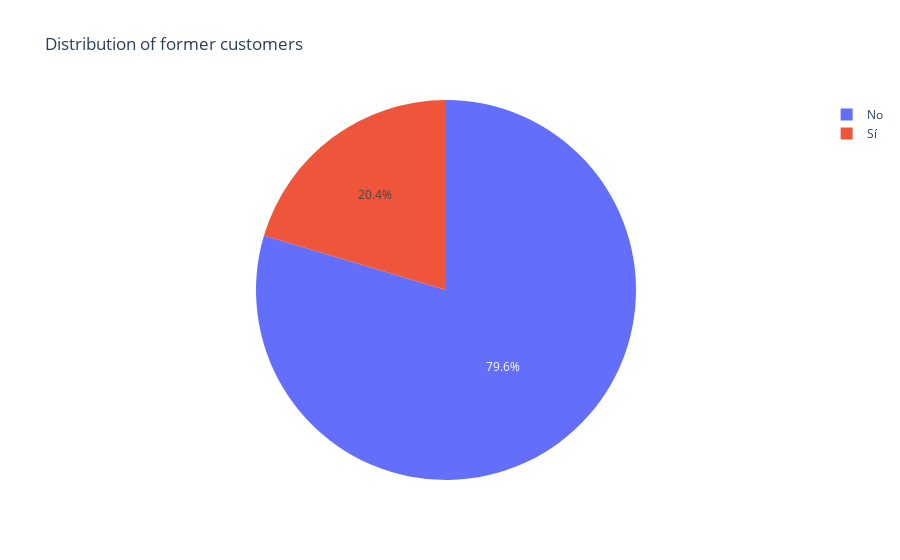

This figure's notebook cell:
### Code cell
#creamos el gráfico circular para ver la distribución de clientes que han dejado de serlo y los que no
fig = px.pie(Exited_percent, values='proportion', names='Exited', title='Distribution of former customers')
fig.show()

### Figure 1 — Plotly figure (JSON) as saved in the notebook; plotly's stock layout.template omitted (floating-point values rounded to 4 significant figures)
{"data": [{"domain": {"x": [0, 1], "y": [0, 1]}, "hovertemplate": "Exited=%{label}<br>proportion=%{value}<extra></extra>", "labels": ["No", "Sí"], "legendgroup": "", "name": "", "showlegend": true, "type": "pie", "values": [79.63, 20.37]}], "layout": {"legend": {"tracegroupgap": 0}, "title": {"text": "Distribution of former customers"}}}
